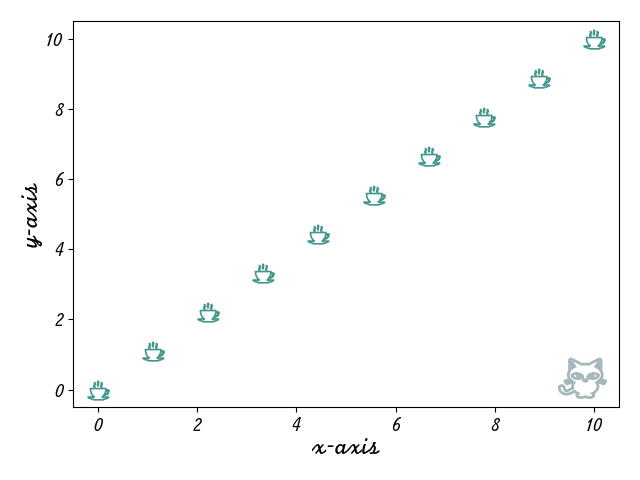

Generate this figure with Python:
from matplotlib import pyplot as plt
import numpy as np

from pathlib import Path

from taraplotlib import *

x = np.linspace(0, 10, 10)

fig, ax = plt.subplots()

ax.plot(x, x)

add_background(ax, 'cat')

ax.set_xlabel('x-axis')
ax.set_ylabel('y-axis')

fig.savefig(Path(__file__).with_name( "single_line.png"))

plt.show()